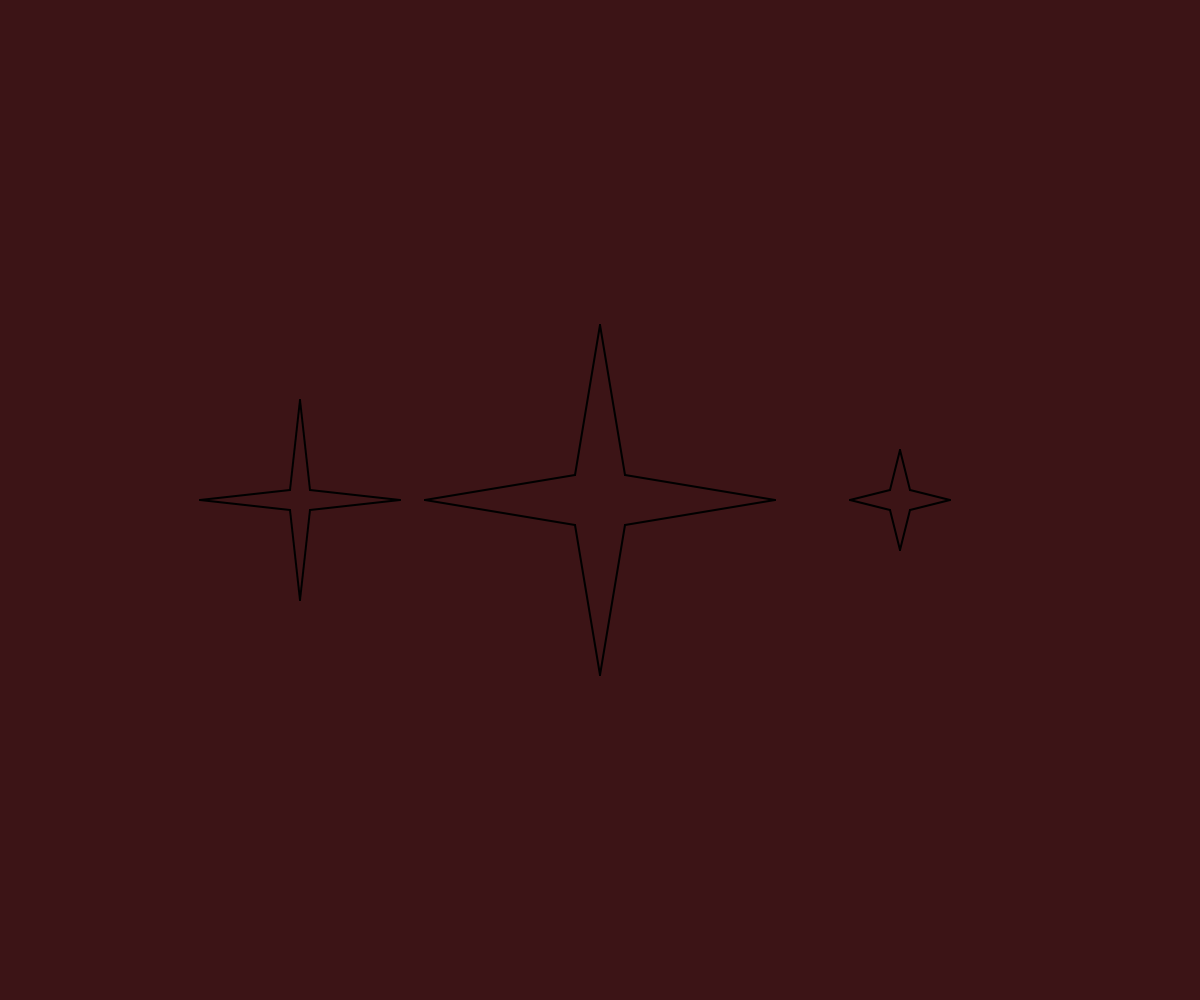
Frame 1 (no input)
Frame 60 (no input): identical to frame 1, image omitted
Frame 120 (the mouse pressed at the canvas centre since frame 60): identical to frame 1, image omitted

The p5.js sketch that drew this single still picture (run headless with seeded random() and noise() and a simulated clock; from frame 60 on, the mouse is pressed at the canvas centre):

// p5.js sketch
// ── sketch.js
function star(x, y, w, c) {
  let r = w / 2;
  push();
  translate(x, y);
  line(c, -c, r, 0);
  line(c, c, r, 0);

  line(-c, c, 0, r);
  line(c, c, 0, r);

  line(-c, -c, -r, 0);
  line(-c, c, -r, 0);

  line(-c, -c, 0, -r);
  line(c, -c, 0, -r);
  pop();
}

function setup() {
  createCanvas(windowWidth, windowHeight);
  background(60, 20, 22);
  strokeWeight(2);

  star(width / 4, height / 2, 200, 10);
  star(width / 2, height / 2, 350, 25);
  star(3 * width / 4, height / 2, 100, 10);
}

function draw() {}
